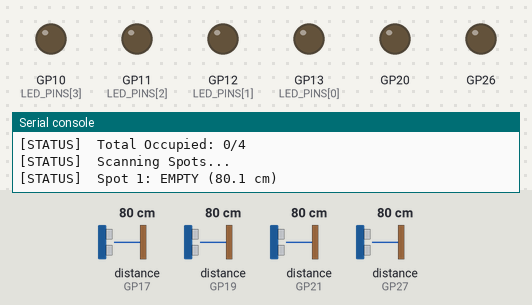
A program run on a simulated Raspberry Pi Pico running MicroPython. Parts: output pins drawn as LEDs (lit = HIGH), the last lines printed to the serial console. The inputs (shaded band) are chosen by the test bench; at power-on: distance to the obstacle (sensors on GP17, GP19, GP21, GP27) 80 cm. The echo pulse lasts 58.3 µs per cm; WiFi joins after 1.5 s; values from a settings file that is not in the repository are placeholders; web requests get an empty 200 reply after 0.4 s; library files of the repository ran but are not shown: hcsr04.py; pins used as bus, display or sensor lines are not drawn.

Above: at 3.2 s.
3.3 s: distance to the obstacle (sensor on GP17) set to 11 cm
4.8 s: distance to the obstacle (sensor on GP17) set to 8 cm
At 5.6 s:
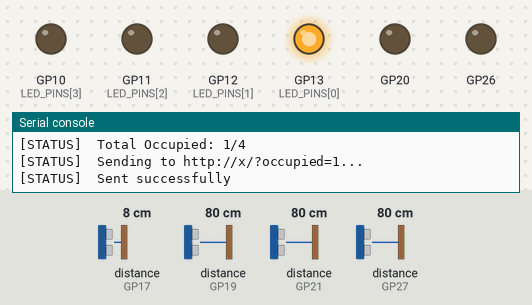
6.4 s: distance to the obstacle (sensor on GP19) set to 11 cm
7.9 s: distance to the obstacle (sensor on GP19) set to 8 cm
At 9.0 s:
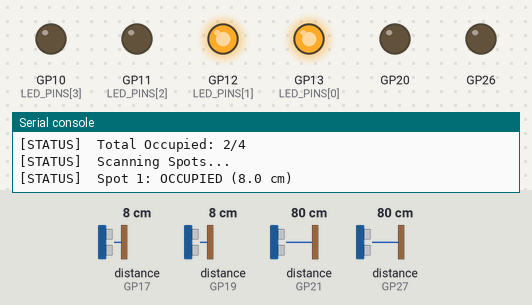
9.4 s: distance to the obstacle (sensor on GP21) set to 11 cm
10.9 s: distance to the obstacle (sensor on GP21) set to 8 cm
At 12.2 s:
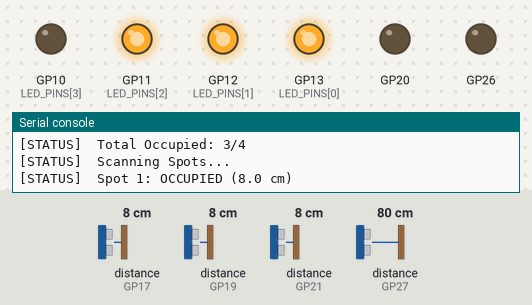
Timing chart, 0 to 13.6 s (numbered marks = the images above; inputs shaded):
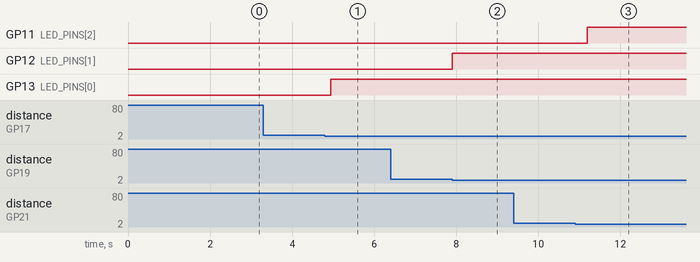

Measured:
- the behaviour switches between 10 and 9 cm on distance to the obstacle (sensor on GP17) (found by bisection; images 0 and 1)
- the behaviour switches between 10 and 9 cm on distance to the obstacle (sensor on GP19) (found by bisection; images 1 and 2)
- the behaviour switches between 10 and 9 cm on distance to the obstacle (sensor on GP21) (found by bisection; images 2 and 3)
- after the input at 4.8 s, GP13 (LED_PINS[0]): LOW → HIGH after 0.14 s
- after the input at 7.9 s, GP12 (LED_PINS[1]): LOW → HIGH at once
- after the input at 10.9 s, GP11 (LED_PINS[2]): LOW → HIGH after 0.29 s

The program:

main.py
```python
import network
import time
import socket
from machine import Pin
from hcsr04 import HCSR04
import config

SSID = config.SSID
PASSWORD = config.PASSWORD
GATE_IP = config.GATE_IP
GATE_URL = f"http://{GATE_IP}"

# ultrasonic sensor config
# (trigger, echo)
SENSORS_CONFIG = [
    (16, 17),  # sen 1
    (18, 19),  # sen 2
    (20, 21),  # sen 3
    (26, 27)   # sen 4
]
LED_PINS = [13, 12, 11, 10]

OCCUPIED_THRESHOLD_CM = 10

def connect_wifi():
    wlan = network.WLAN(network.STA_IF)
    wlan.active(True)
    wlan.connect(SSID, PASSWORD)

    print("[STATUS]  Connecting to network...")

    max_wait = 10
    while max_wait > 0:
        if wlan.status() < 0 or wlan.status() >= 3:
            break
        max_wait -= 1
        print("[STATUS]  Waiting for connection...")
        time.sleep(1)

    if wlan.status() != 3:
        raise RuntimeError("[ERROR]   Network connection failed")
    else:
        status = wlan.ifconfig()
        print("[SUCCESS] Connection successful!")
        print("[SUCCESS] IP = " + status[0])

def send_update_safe(url):
    try:
        # parse URL
        _, _, host, path = url.split('/', 3)
        port = 80
        if ':' in host:
            host, port = host.split(':')
            port = int(port)

        addr = socket.getaddrinfo(host, port)[0][-1]
        s = socket.socket()
        s.settimeout(3.0)
        s.connect(addr)
        s.send(bytes('GET /%s HTTP/1.0\r\nHost: %s\r\n\r\n' % (path, host), 'utf8'))
        s.close()
        return True
    except Exception as e:
        print(f"[ERROR]   Send failed: {e}")
        return False

def main():
    print("[STATUS]  Initializing Parking Sensors...")

    # init sensors
    sensors = []
    for trig, echo in SENSORS_CONFIG:
        sensors.append(HCSR04(trigger_pin=trig, echo_pin=echo))

    # init LEDs
    leds = []
    for pin_num in LED_PINS:
        leds.append(Pin(pin_num, Pin.OUT))

    # heartbeat
    last_occupied_count = -1
    last_send_time = time.ticks_ms()
    HEARTBEAT = 5000

    while True:
        try:
            connect_wifi()
            break
        except Exception as e:
            print(f"[ERROR]   Unable to connect to WiFi: {e}")
            time.sleep(5)

    while True:
        occupied_count = 0
        status_list = []

        print("[STATUS]  Scanning Spots...")
        for i, sensor in enumerate(sensors):
            try:
                distance = sensor.distance_cm()
                is_occupied = distance < OCCUPIED_THRESHOLD_CM and distance > 0
                status_list.append(is_occupied)

                # update LED status
                if is_occupied:
                    leds[i].value(1)
                else:
                    leds[i].value(0)

                status_str = "OCCUPIED" if is_occupied else "EMPTY"
                print(f"[STATUS]  Spot {i+1}: {status_str} ({distance:.1f} cm)")

                if is_occupied:
                    occupied_count += 1
            except OSError as e:
                print(f"[ERROR]   Spot {i+1}: {e}")
                leds[i].value(0)

            time.sleep(0.06) # 60ms delay to prevent cross-talk

        print(f"[STATUS]  Total Occupied: {occupied_count}/{len(sensors)}")

        # only send the data if the count changed or its been 5 sec
        current_time = time.ticks_ms()
        last_send_comp = time.ticks_diff(current_time, last_send_time)

        if occupied_count != last_occupied_count or last_send_comp > HEARTBEAT:
            # send data to pico_gate
            url = f"{GATE_URL}/?occupied={occupied_count}"
            print(f"[STATUS]  Sending to {url}...")

            if send_update_safe(url):
                print(f"[STATUS]  Sent successfully")
                last_occupied_count = occupied_count
                last_send_time = current_time

        time.sleep(0.1)

if __name__ == "__main__":
    main()
```
